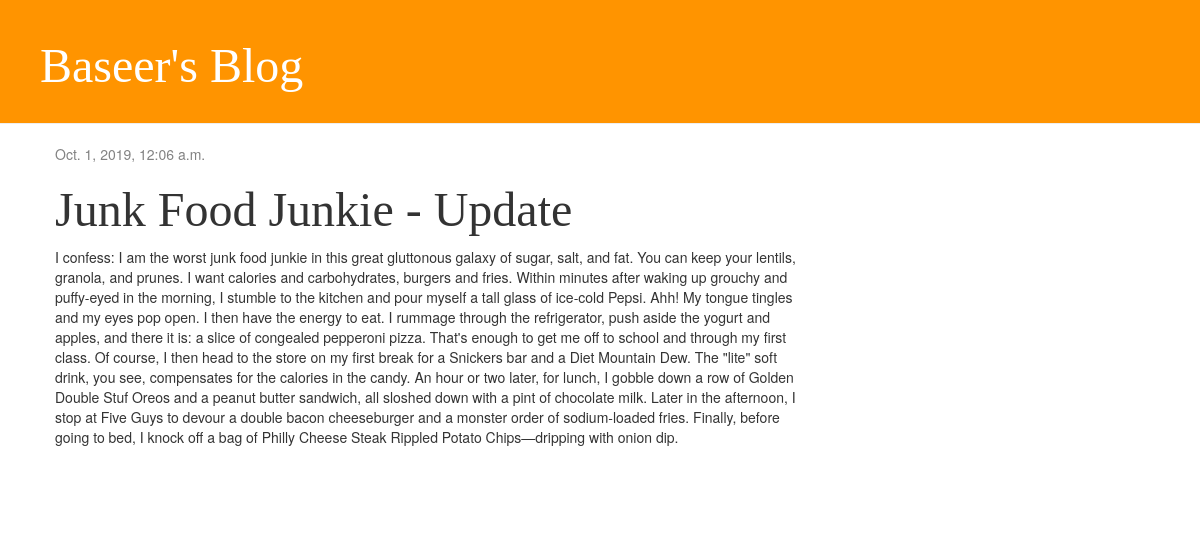
The app's page /post/2/ with its own data.
### blog/models.py (models this page shows, shortened)
class Post(models.Model):
    author = models.ForeignKey('auth.User', on_delete=models.CASCADE)
    title = models.CharField(max_length=200)
    text = models.TextField()
    created_date = models.DateTimeField(default=timezone.now)
    published_date = models.DateTimeField(blank=True,null=True)
    def __str__(self):
        return self.title

### blog/views.py (the view)
# urls.py: path('post/<int:postid>/', views.post_detail, name='post_detail'),
def post_detail(request, postid):
    post = get_object_or_404(Post, pk=postid)
    print(postid)
    print(post)
    print(post.title)
    return render(request, 'blog/post_detail.html', {'post': post})

### blog/templates/blog/post_detail.html (shortened to what this page needs)
{% extends 'blog/base.html' %}
{% block content %}
    <div class="post">
        {% if post.published_date %}
            <div class="date">
                {{ post.published_date }}
            </div>
        {% endif %}
        <h1>{{ post.title }}</h1>
        <p> {{ post.text|linebreaksbr }}</p>
    </div>
{% endblock %}

### blog/static/css/blog.css (style rules this page uses)
h1, h2, h3, h4 { font-family: 'Inconsolata', 'Droid Sans', serif; font-size: 48px; }
.date { color: #828282; }
.post { margin-bottom: 70px; }

### records on screen
Post: published_date "Oct. 1, 2019, 12:06 a.m.", title "Junk Food Junkie - Update", text "I confess: I am the worst junk food junkie in this great gluttonous galaxy of sugar, salt, and fat. You can keep your lentils, granola, and prunes. I want calories and carbohydrates, burgers and fries. Within minutes after waking up grouchy and puffy-eyed in the morning, I stumble to the kitchen and pour myself a tall glass of ice-cold Pepsi. Ahh! My tongue tingles and my eyes pop open. I then have the energy to eat. I rummage through the refrigerator, push aside the yogurt and apples, and there it is: a slice of congealed pepperoni pizza. That's enough to get me off to school and through my first class. Of course, I then head to the store on my first break for a Snickers bar and a Diet…"
